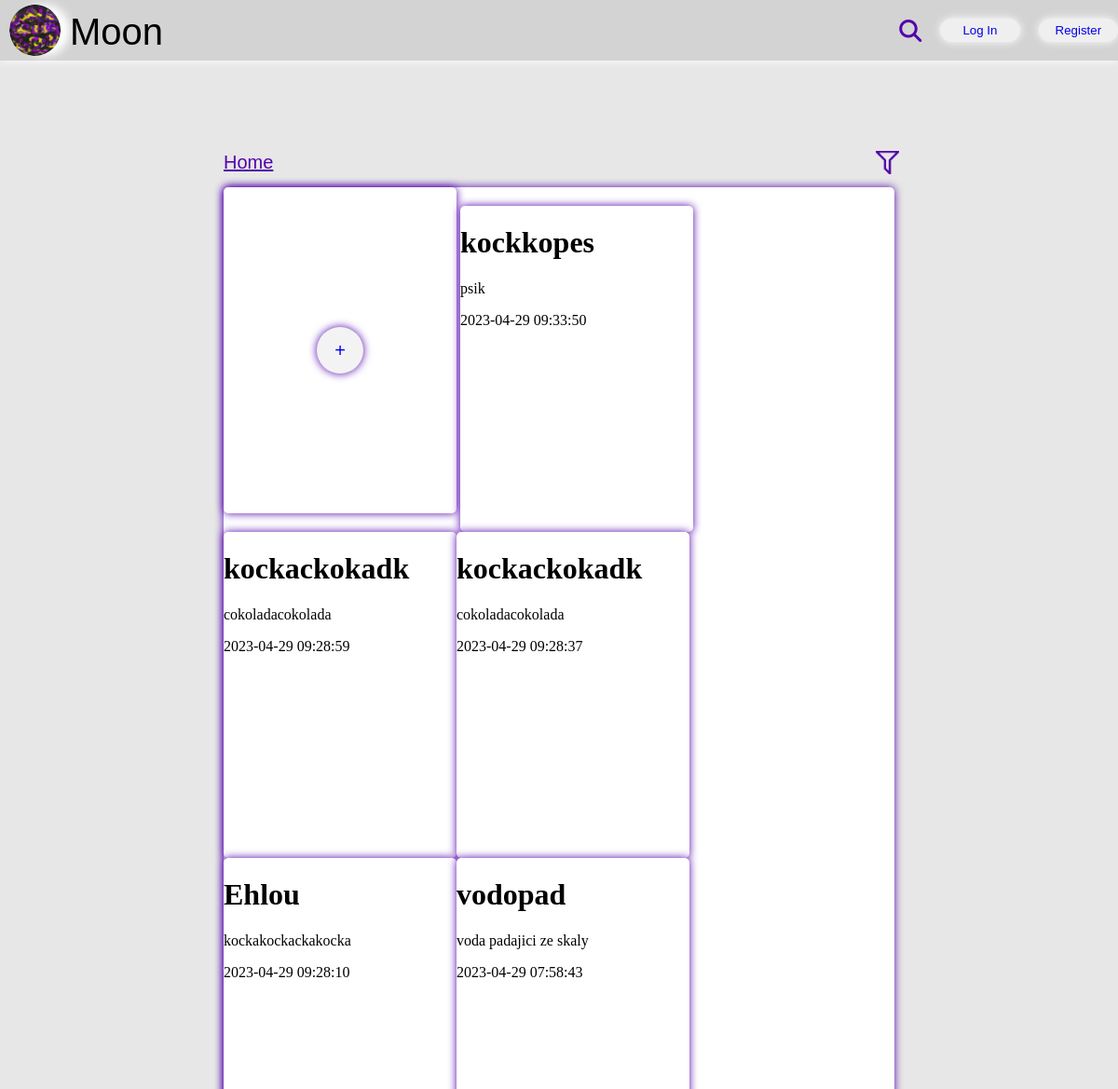
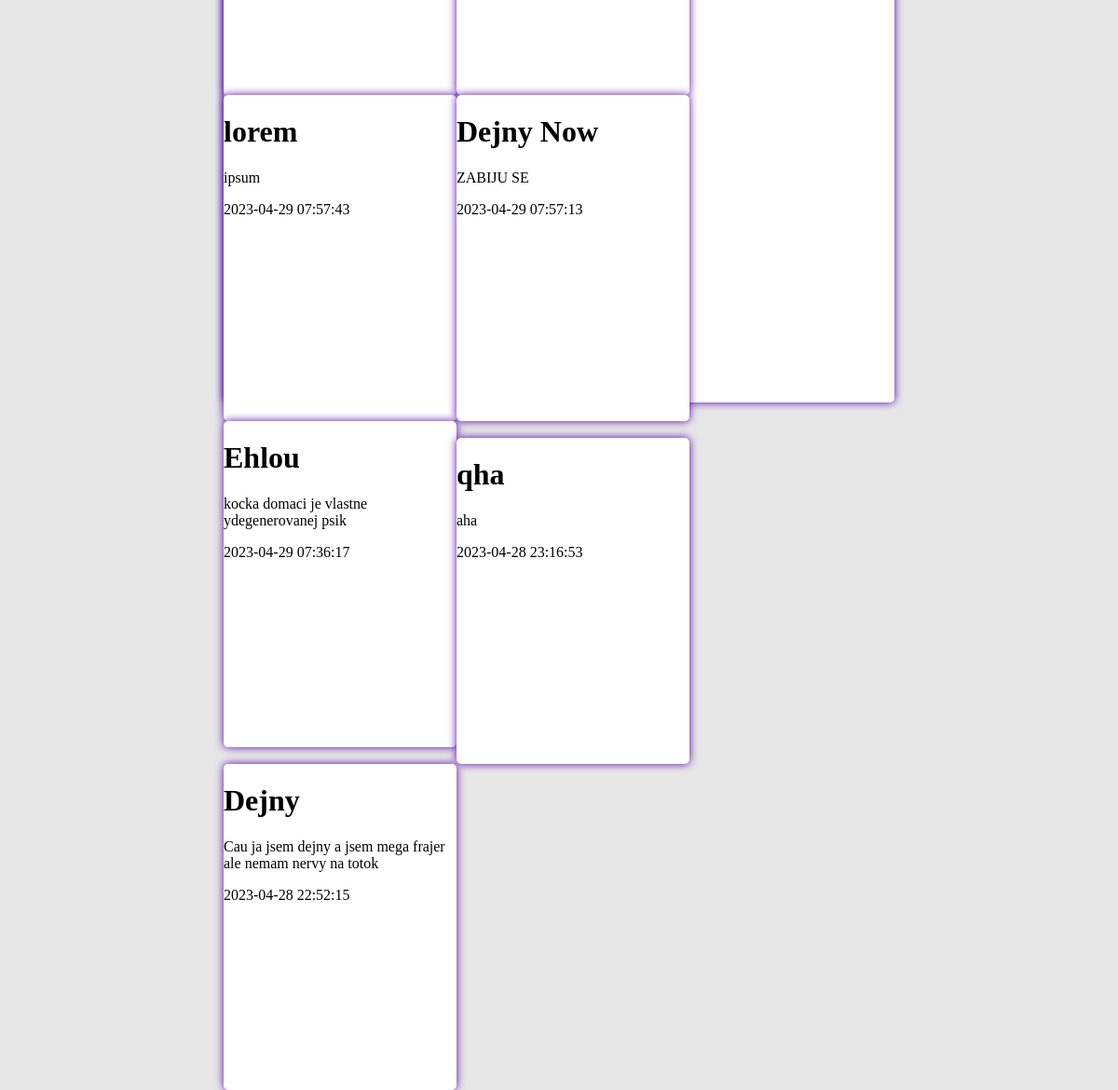
The page / on the database its author committed (2 pictures, top to bottom).
### tables this page shows
CREATE TABLE `post` (
  `id_post` int(11) NOT NULL,
  `id_user` int(11) DEFAULT NULL,
  `nadpis` varchar(48) NOT NULL,
  `text` varchar(256) NOT NULL,
  `created_at` timestamp NOT NULL DEFAULT current_timestamp() ON UPDATE current_timestamp()
);

### index.php (the view, shortened to what this page needs)
<!DOCTYPE html>
<head>
    <link rel="stylesheet" href="style.css">
    <link rel="stylesheet" href="https://cdnjs.cloudflare.com/ajax/libs/font-awesome/6.4.0/css/font-awesome.min.css">
</head>
<body>
    <div class="topnav">
        <a><img class="icon" src="image-removebg-preview.png" alt="icon"></a>
        <div class="iconMoon"><p>Moon</p></div>
        <div class="space"></div>
        <a  class="search" target="_blank">
            <i class="fa-solid fa-magnifying-glass fa-xl " style="color:#5203ab;"></i>
        </a>
        <button class="log"><a class="loga" href="login.php">Log In</a></button>
        <button class="reg"><a class="rega" href="signup.php">Register</a></button>
    </div>
    <div class="blank"></div>
    <div class="main">
        <div class="abfeedbar">
            <div class="home"><a>Home</a></div>
            <div class="mainspace"></div>
            <div class="filter">
                <a target="_blank"><img src="filter-svgrepo-com.png" style="width:25px">
            </a>
        </div>
    </div>
    <div class="feedbar"></div>
        <div class="feed">
            <div class="post">
                <html lang="en">
                <button class="postbtn" ><a style="text-decoration: none" href="choose.html">+</a></button>
            </div>
            <?php
            $host = 'localhost';
            $dbname = 'moon';
            $username = 'root';
            $password = '';
            $db = new PDO("mysql:host=$host;dbname=$dbname", $username, $password);
            $stmt = $db->prepare('SELECT * FROM post ORDER BY created_at DESC');
            $stmt->execute();
            $posts = $stmt->fetchAll();
            $html = '';
            foreach ($posts as $post) {
                 $html .= '<div class="post">';
                $html .= '<h1 class="nadpis">' . $post['nadpis'] . '</h1>';
                $html .= '<p class="text">' . $post['text'] . '</p>';
                $html .= '<p class="created_at">' . $post['created_at'] . '</p>';
                $html .= '<br>';
                $html .= '</div>';
                echo "<div class='post'>$html</div>";
                $html = '';
            }
            ?>
        </div>
    </div>
</body>
</html>

### style.css (style rules this page uses)
body { margin: 0; padding: 0; background-color: #e7e7e7; }
.topnav { width: 100%; height: 65px; background-color: #D3D3D3; position: relative; display: flex; width: 100%; box-shadow: 0 0 10px #FFFFFF ; position: fixed; }
.icon { border-radius: 100%; margin: 5px; margin-left: 10px; width: 55px; height: 55px; float: left; box-shadow: 10px 0 10px #FFFFFF ; }
.iconMoon { font-size: 40px; font-family:Arial, Helvetica, sans-serif; margin-left: 5px; margin-top: -28px; color: black; }
.space { width:70%; }
.search { margin-top:25px ; margin-left: 90px; }
.log { border: none; border-radius: 25px; margin-left: 20px; margin-top: 20px ; width: 100px; height: 25px; box-shadow: 0 0 10px #FFFFFF ; color: #5203ab; cursor: pointer; }
.loga { text-decoration: none; }
.reg { border: none; border-radius: 25px; margin-left: 20px; margin-top: 20px ; width: 100px; height: 25px; box-shadow: 0 0 10px #FFFFFF ; color: #5203ab; }
.rega { text-decoration: none; }
.blank { width: 100%; height: 150px; }
.main { width: 100%; height: 500px; }
.abfeedbar { width: 100%; height: 50px; display: flex;; }
.home { text-decoration: underline; font-size: 20px; font-family:Arial, Helvetica, sans-serif; color: #5203ab; margin-left: 20%; width: 30%; margin-top: 13px; }
.mainspace { width: 30%; height: 20px; }
.filter { width: 30%; margin-left: 15%; margin-top: 12px; }
.feed { border-radius: 5px; background-color: white; width: 60%; margin-left: 20%; box-shadow: 0 0 10px #5203ab ; }
.feed>div { display: inline-block; background-color: white; width: 250px; height: 350px; border-radius: 5px; box-shadow: 0 0 10px #5203ab ; }
.feedbar { width: 100%; height:1px; }
.post { overflow-wrap: break-word; }
.postbtn { color:#5203ab; border: none; width: 50px; height: 50px; background-color: rgb(243, 243, 243); border-radius: 100px; font-size:20px; box-shadow: 0 0 10px #5203ab ; margin: 32px; transition: transform.2s; margin-top: 150px; margin-left: 100px; }
.post { display: inline-block; }

### rows shown on the page
post: nadpis "kockkopes", text "psik", created_at "2023-04-29 09:33:50"
post: nadpis "kockackokadk", text "cokoladacokolada", created_at "2023-04-29 09:28:59"
post: nadpis "kockackokadk", text "cokoladacokolada", created_at "2023-04-29 09:28:37"
post: nadpis "Ehlou", text "kockakockackakocka", created_at "2023-04-29 09:28:10"
post: nadpis "vodopad", text "voda padajici ze skaly", created_at "2023-04-29 07:58:43"
post: nadpis "lorem", text "ipsum", created_at "2023-04-29 07:57:43"
post: nadpis "Dejny Now", text "ZABIJU SE", created_at "2023-04-29 07:57:13"
post: nadpis "Ehlou", text "kocka domaci je vlastne ydegenerovanej psik", created_at "2023-04-29 07:36:17"
post: nadpis "qha", text "aha", created_at "2023-04-28 23:16:53"
post: nadpis "Dejny", text "Cau ja jsem dejny a jsem mega frajer ale nemam nervy na totok", created_at "2023-04-28 22:52:15"
